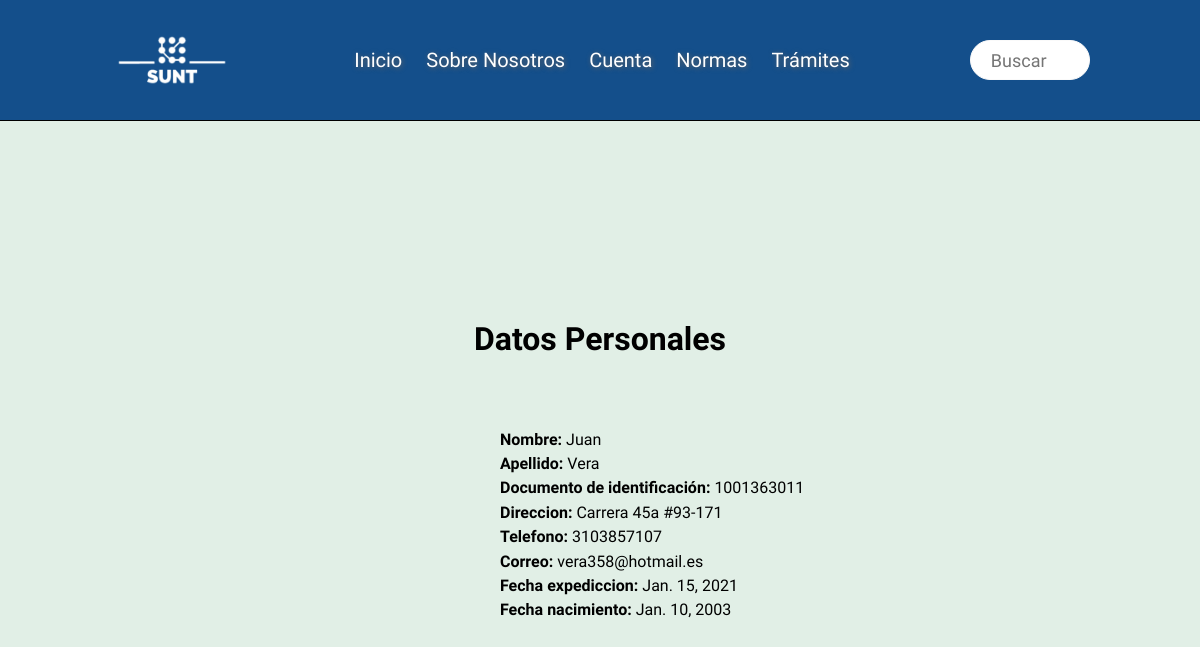
/miInformacion/ (signed in), run on the app's committed database.
### basedatos/models.py (models this page shows)
class Usuario(models.Model):
  identificacion = models.CharField(max_length = 10)
  nombre = models.CharField(max_length = 30)
  apellido = models.CharField(max_length = 30)
  direccion = models.CharField(max_length = 50)
  telefono = models.CharField(max_length = 7)
  correo = models.EmailField()
  fechaexpediciondocumento = models.DateField()
  fechanacimiento = models.DateField()
  contraseña = models.CharField(max_length = 10)
  idlicencia = models.ForeignKey(Licencia,on_delete = models.CASCADE, null=True, blank=True)
  class Meta:
    verbose_name = "usuario"
    verbose_name_plural = "usuarios"

### basedatos/views.py (the view)
# urls.py: path('miInformacion/', views.miInformacion, name="miInformacion"),
def miInformacion(request):
  cedula = request.session['identificacion']
  info_usuario = usu.consultaUsuario(cedula)
  return render(request, "miInformacion.html", {"info_usuario": info_usuario})

### basedatos/usuario.py (called while the page is built)
def consultaUsuario(id):
    user = Usuario.objects.get(identificacion=id)
    info = {}
    info["identificacion"] = user.identificacion
    info["nombre"] = user.nombre
    info["apellido"] = user.apellido
    info["direccion"] = user.direccion
    info["telefono"] = user.telefono
    info["correo"] = user.correo
    info["expedicionDocumento"] = user.fechaexpediciondocumento
    info["fechaNacimiento"] = user.fechanacimiento
    print(info)
    return info

### basedatos/templates/miInformacion.html (shortened to what this page needs)
<!DOCTYPE html>
<html lang="en">
  <head>
    {% load static %}
    <link
      rel="stylesheet"
      type="text/css"
      href="{% static 'sunt/css/style.css' %}"
    />
    <link
      rel="stylesheet"
      type="text/css"
      href="{% static 'sunt/css/normalize.css' %}"
    />
  </head>
  <header>
    <div class="logo_titulo_superior">
      <div class="logo">
        <img src="{% static 'sunt/imagenes/logoSunt.png' %}" alt="Logo Sunt" />
      </div>
    </div>
    <nav>
      <ul>
        <li class="nav_items" id="inicio">
          <a href="{% url 'index' %}">Inicio</a>
        </li>
        <li class="nav_items" id="sobreNosotros">
          <a href="{% url 'sobrenosotros' %}">Sobre Nosotros</a>
        </li>
        <li class="nav_items" id="cuenta">
          <a href="{% url 'Cuenta' %}">Cuenta</a>
        </li>
        <li class="nav_items" id="normas">
          <a href="{% url 'normas' %}">Normas</a>
        </li>
        <li class="nav_items" id="tramites">
          <a href="{% url 'tramites' %}">Trámites</a>
        </li>
      </ul>
    </nav>
    <div class="container_busqueda">
      <input type="text" placeholder="Buscar" required id="input_busqueda" />
      <div class="icono_cuadro_busqueda_superior">
      </div>
    </div>
  </header>
  <body>
    <div class="principal_miInformacion">
      <h1 class="titulo_miInformacion">Datos Personales</h1>
      <div class="contenedor_campo">
        <p class="campo" id="nombre"><strong>Nombre: </strong>
          {% if info_usuario %}
          {{info_usuario.nombre}}
          {% endif %}
        </p>
        <p class="campo" id="apellido"><strong>Apellido: </strong>
          {% if info_usuario %}
          {{info_usuario.apellido}}
          {% endif %}
        </p>
        <p class="campo" id="cedula"><strong>Documento de identificación: </strong>
          {% if info_usuario %}
          {{info_usuario.identificacion}}
          {% endif %}
        </p>
        <p class="campo" id="direccion"><strong>Direccion: </strong>
          {% if info_usuario %}
          {{info_usuario.direccion}}
          {% endif %}
        </p>
        <p class="campo" id="telefono"><strong>Telefono: </strong>
          {% if info_usuario %}
          {{info_usuario.telefono}}
          {% endif %}
        </p>
        <p class="campo" id="correo"><strong>Correo: </strong>
          {% if info_usuario %}
          {{info_usuario.correo}}
          {% endif %}
        </p>
        <p class="campo" id="fechaExpediccion"> <strong>Fecha expediccion: </strong>
          {% if info_usuario %}
          {{info_usuario.expedicionDocumento}}
          {% endif %}
        </p>
        <p class="campo" id="fechaNacimiento"> <strong>Fecha nacimiento: </strong>
          {% if info_usuario %}
          {{info_usuario.fechaNacimiento}}
          {% endif %}
        </p>
      </div>
    </div>
    <div class="espacio"></div>
  </body>
</html>

### static/sunt/css/style.css (style rules this page uses)
* { font-family: "Prompt", sans-serif; }
header { display: flex; width: 100%; height: 120px; background-color: rgb(20, 79, 139); justify-content: space-evenly; align-items: center; outline: 1px solid black; }
header { position: fixed; z-index: 50; }
nav { display: inline-block; text-align: center; }
li > a { font-size: 20px; text-decoration: none; color: rgb(255, 255, 255); text-shadow: 1px 1px 5px rgb(100, 100, 100); }
ul li { position: relative; text-decoration: none; display: inline-block; margin: 10px; pointer-events: all; }
.container_busqueda { position: relative; width: 200px; height: 120px; display: inline-block; }
.icono_cuadro_busqueda_superior { width: 10px; height: 55px; line-height: 55px; display: inline-block; position: absolute; top: 33px; right: 20px; color: rgb(250, 250, 250); font-size: 20px; border-radius: 50%; }
#input_busqueda { width: 120px; height: 40px; padding: 0 20px; font-size: 18px; color: rgb(0, 0, 0); outline: none; border: 1px solid rgb(250, 250, 250); border-radius: 30px; transition: all 0.6s ease; }
#input_busqueda { position: absolute; top: 0; left: 0; right: 0; bottom: 0; margin: auto; display: inline-block; }
.logo_titulo_superior { position: relative; width: 15%; height: 80%; display: inline-block; margin: 1% 1%; }
.logo { position: absolute; top: 0; left: 0; right: 0; bottom: 0; margin: auto; width: 150px; height: 150px; object-fit: contain; display: inline-block; }
html { width: 100%; height: 100%; }
body { min-width: 100%; min-height: 100%; background-color: rgb(225, 239, 230); }
.titulo_miInformacion { position: relative; top: 40%; }
.contenedor_campo { font-family: sans-serif; display: flex; flex-direction: column; margin-top: 5%; }
.campo { margin: auto; margin-top: 3px; margin-bottom: 3px; text-align: justify; width: 400px; position: relative; left: 100px; }
.principal_miInformacion { display: flex; flex-direction: column; width: 80%; height: 40%; border-radius: 2%; align-content: center; justify-content: space-evenly; margin: auto; position: relative; top: 300px; z-index: 30; }
.principal_miInformacion > h1 { text-align: center; }
.espacio { height: 500px; width: 100%; position: relative; top: 30%; }

### data on the page
Usuario: nombre "Juan", apellido "Vera", identificacion "1001363011", direccion "Carrera 45a #93-171", telefono "3103857107", correo "vera358@hotmail.es", expedicionDocumento "Jan. 15, 2021", fechaNacimiento "Jan. 10, 2003"
